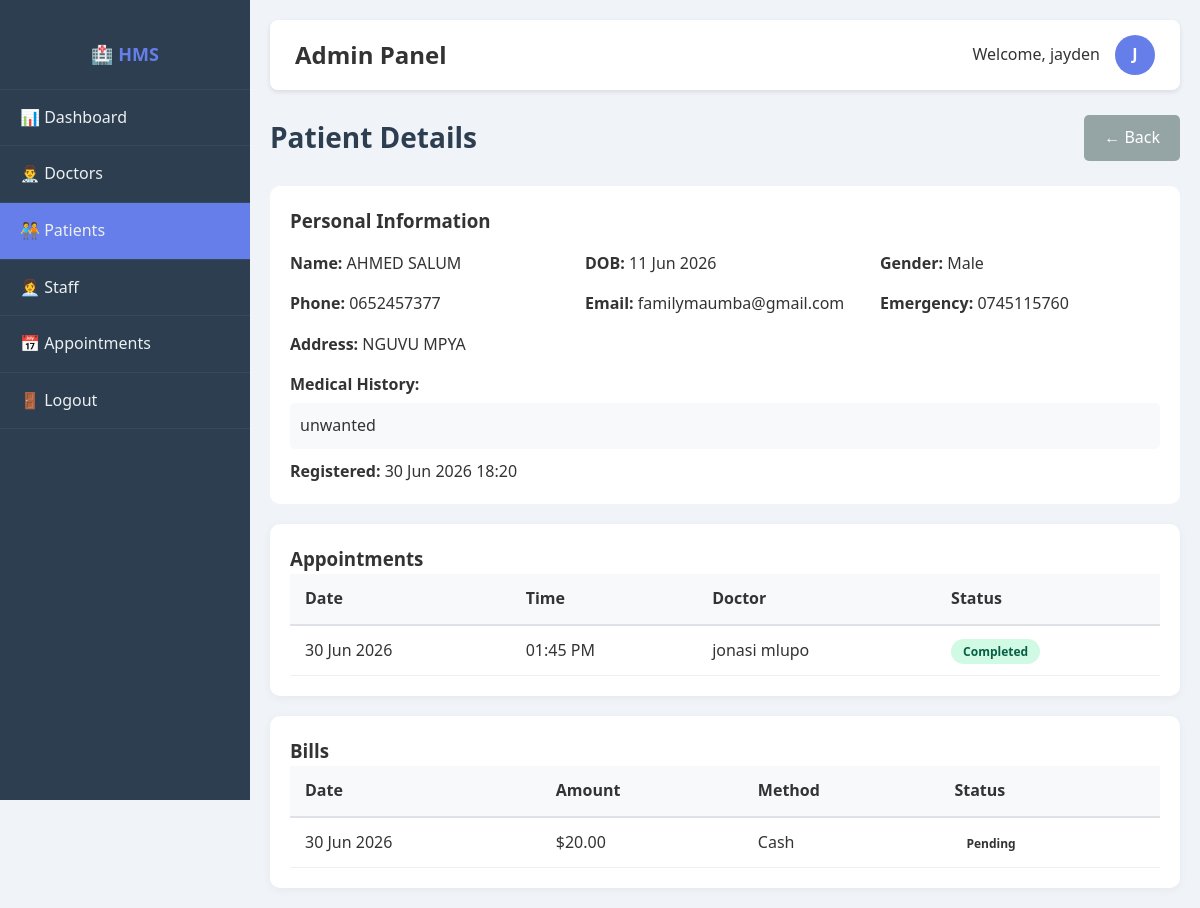
/view_patient.php?id=1 (signed in), run on the app's committed database.
### tables this page shows
CREATE TABLE `patients` (
  `id` int(11) NOT NULL,
  `first_name` varchar(50) NOT NULL,
  `last_name` varchar(50) NOT NULL,
  `date_of_birth` date NOT NULL,
  `gender` enum('Male','Female','Other') NOT NULL,
  `phone` varchar(20) DEFAULT NULL,
  `email` varchar(100) DEFAULT NULL,
  `address` text DEFAULT NULL,
  `emergency_contact` varchar(20) DEFAULT NULL,
  `medical_history` text DEFAULT NULL,
  `registration_date` timestamp NOT NULL DEFAULT current_timestamp()
);

CREATE TABLE `appointments` (
  `id` int(11) NOT NULL,
  `patient_id` int(11) NOT NULL,
  `doctor_id` int(11) NOT NULL,
  `appointment_date` date NOT NULL,
  `appointment_time` time NOT NULL,
  `status` enum('scheduled','completed','cancelled','no-show') DEFAULT 'scheduled',
  `notes` text DEFAULT NULL,
  `created_at` timestamp NOT NULL DEFAULT current_timestamp()
);

CREATE TABLE `users` (
  `id` int(11) NOT NULL,
  `username` varchar(50) NOT NULL,
  `password` varchar(255) NOT NULL,
  `full_name` varchar(100) NOT NULL,
  `email` varchar(100) NOT NULL,
  `phone` varchar(20) DEFAULT NULL,
  `role` enum('admin','doctor','receptionist') NOT NULL,
  `created_at` timestamp NOT NULL DEFAULT current_timestamp()
);

CREATE TABLE `billing` (
  `id` int(11) NOT NULL,
  `patient_id` int(11) NOT NULL,
  `appointment_id` int(11) DEFAULT NULL,
  `amount` decimal(10,2) NOT NULL,
  `payment_status` enum('pending','paid','partially_paid') DEFAULT 'pending',
  `payment_method` enum('cash','card','insurance','other') DEFAULT 'cash',
  `payment_date` timestamp NULL DEFAULT NULL,
  `description` text DEFAULT NULL,
  `created_at` timestamp NOT NULL DEFAULT current_timestamp()
);

### database.php (called while the page is built, shortened)
<?php
function hasRole($role) {
    return isset($_SESSION['role']) && $_SESSION['role'] === $role;
}
?>

### view_patient.php (the view, shortened to what this page needs)
<?php
require_once '../config/database.php';
$patient_id = isset($_GET['id']) ? intval($_GET['id']) : 0;
$stmt = $conn->prepare("SELECT * FROM patients WHERE id = ?");
$stmt->bind_param("i", $patient_id);
$stmt->execute();
$patient = $stmt->get_result()->fetch_assoc();
$appointments = $conn->query("
    SELECT a.*, u.full_name as doctor_name
    FROM appointments a
    JOIN doctors d ON a.doctor_id = d.id
    JOIN users u ON d.user_id = u.id
    WHERE a.patient_id = $patient_id
    ORDER BY a.appointment_date DESC
");
$bills = $conn->query("SELECT * FROM billing WHERE patient_id = $patient_id ORDER BY created_at DESC");
?>
<!DOCTYPE html>
<html lang="en">
<head>
    <link rel="stylesheet" href="../css/style.css">
</head>
<body>
    <div class="dashboard">
        <?php include '../includes/sidebar.php'; ?>
        <div class="main-content">
            <?php include '../includes/topbar.php'; ?>
            <div class="page-header">
                <h1>Patient Details</h1>
                <a href="manage_patients.php" class="btn-secondary" style="text-decoration:none;">← Back</a>
            </div>
            <div style="background:white; padding:20px; border-radius:10px; margin-bottom:20px;">
                <h3>Personal Information</h3>
                <div style="display:grid; grid-template-columns: 1fr 1fr 1fr; gap:15px; margin-top:15px;">
                    <div><strong>Name:</strong> <?php echo htmlspecialchars($patient['first_name'] . ' ' . $patient['last_name']); ?></div>
                    <div><strong>DOB:</strong> <?php echo date('d M Y', strtotime($patient['date_of_birth'])); ?></div>
                    <div><strong>Gender:</strong> <?php echo htmlspecialchars($patient['gender']); ?></div>
                    <div><strong>Phone:</strong> <?php echo htmlspecialchars($patient['phone'] ?? 'N/A'); ?></div>
                    <div><strong>Email:</strong> <?php echo htmlspecialchars($patient['email'] ?? 'N/A'); ?></div>
                    <div><strong>Emergency:</strong> <?php echo htmlspecialchars($patient['emergency_contact'] ?? 'N/A'); ?></div>
                    <div style="grid-column: span 2;"><strong>Address:</strong> <?php echo htmlspecialchars($patient['address'] ?? 'N/A'); ?></div>
                </div>
                <div style="margin-top:15px;">
                    <strong>Medical History:</strong>
                    <p style="background:#f8f9fa; padding:10px; border-radius:5px; margin-top:5px;">
                        <?php echo htmlspecialchars($patient['medical_history'] ?? 'None recorded'); ?>
                    </p>
                </div>
                <div style="margin-top:10px;">
                    <strong>Registered:</strong> <?php echo date('d M Y H:i', strtotime($patient['registration_date'])); ?>
                </div>
            </div>
            <div class="table-container" style="margin-bottom:20px;">
                <h3>Appointments</h3>
                <table>
                    <thead>
                        <tr>
                            <th>Date</th>
                            <th>Time</th>
                            <th>Doctor</th>
                            <th>Status</th>
                        </tr>
                    </thead>
                    <tbody>
                        <?php if ($appointments && $appointments->num_rows > 0): ?>
                            <?php while ($row = $appointments->fetch_assoc()): ?>
                                <tr>
                                    <td><?php echo date('d M Y', strtotime($row['appointment_date'])); ?></td>
                                    <td><?php echo date('h:i A', strtotime($row['appointment_time'])); ?></td>
                                    <td><?php echo htmlspecialchars($row['doctor_name']); ?></td>
                                    <td><span class="status status-<?php echo htmlspecialchars($row['status']); ?>"><?php echo ucfirst(htmlspecialchars($row['status'])); ?></span></td>
                                </tr>
                            <?php endwhile; ?>
                        <?php else: ?>
                            <tr><td colspan="4" class="text-center">No appointments</td></tr>
                        <?php endif; ?>
                    </tbody>
                </table>
            </div>
            <div class="table-container">
                <h3>Bills</h3>
                <table>
                    <thead>
                        <tr>
                            <th>Date</th>
                            <th>Amount</th>
                            <th>Method</th>
                            <th>Status</th>
                        </tr>
                    </thead>
                    <tbody>
                        <?php if ($bills && $bills->num_rows > 0): ?>
                            <?php while ($row = $bills->fetch_assoc()): ?>
                                <tr>
                                    <td><?php echo date('d M Y', strtotime($row['created_at'])); ?></td>
                                    <td>$<?php echo number_format($row['amount'], 2); ?></td>
                                    <td><?php echo ucfirst(htmlspecialchars($row['payment_method'])); ?></td>
                                    <td><span class="status status-<?php echo htmlspecialchars($row['payment_status']); ?>"><?php echo ucfirst(htmlspecialchars($row['payment_status'])); ?></span></td>
                                </tr>
                            <?php endwhile; ?>
                        <?php else: ?>
                            <tr><td colspan="4" class="text-center">No bills</td></tr>
                        <?php endif; ?>
                    </tbody>
                </table>
            </div>
        </div>
    </div>
</body>
</html>

### sidebar.php (shortened to what this page needs)
<aside class="sidebar">
    <div class="logo">
        🏥 <span>HMS</span>
    </div>
    <nav>
        <ul>
            <?php if (hasRole('admin')): ?>
                <li><a href="dashboard.php" class="<?php echo basename($_SERVER['PHP_SELF']) == 'dashboard.php' ? 'active' : ''; ?>">📊 <span>Dashboard</span></a></li>
                <li><a href="manage_doctors.php" class="<?php echo strpos($_SERVER['PHP_SELF'], 'manage_doctors') !== false || strpos($_SERVER['PHP_SELF'], 'edit_doctor') !== false ? 'active' : ''; ?>">👨‍⚕️ <span>Doctors</span></a></li>
                <li><a href="manage_patients.php" class="<?php echo strpos($_SERVER['PHP_SELF'], 'manage_patients') !== false || strpos($_SERVER['PHP_SELF'], 'view_patient') !== false ? 'active' : ''; ?>">🧑‍🤝‍🧑 <span>Patients</span></a></li>
                <li><a href="manage_staff.php" class="<?php echo strpos($_SERVER['PHP_SELF'], 'manage_staff') !== false ? 'active' : ''; ?>">👩‍💼 <span>Staff</span></a></li>
                <li><a href="manage_appointments.php" class="<?php echo strpos($_SERVER['PHP_SELF'], 'manage_appointments') !== false || strpos($_SERVER['PHP_SELF'], 'edit_appointment') !== false ? 'active' : ''; ?>">📅 <span>Appointments</span></a></li>
            <?php endif; ?>
            <li><a href="../logout.php">🚪 <span>Logout</span></a></li>
        </ul>
    </nav>
</aside>

### topbar.php
<?php
$full_name = $_SESSION['full_name'] ?? 'User';
$role = $_SESSION['role'] ?? 'guest';
?>
<div class="top-bar">
    <div>
        <h2><?php echo ucfirst($role); ?> Panel</h2>
    </div>
    <div class="user-info">
        <span>Welcome, <?php echo $full_name; ?></span>
        <div class="avatar">
            <?php echo strtoupper(substr($full_name, 0, 1)); ?>
        </div>
    </div>
</div>

### style.css (style rules this page uses)
* { margin: 0; padding: 0; box-sizing: border-box; }
body { font-family: 'Segoe UI', Tahoma, Geneva, Verdana, sans-serif; background: #f0f4f8; color: #333; line-height: 1.6; }
.btn-secondary { background: #95a5a6; color: white; border: none; padding: 10px 20px; border-radius: 5px; cursor: pointer; }
.dashboard { display: flex; min-height: 100vh; }
.sidebar { width: 250px; background: #2c3e50; color: white; padding: 20px 0; position: fixed; height: 100vh; overflow-y: auto; }
.sidebar .logo { text-align: center; padding: 20px; border-bottom: 1px solid #34495e; font-size: 18px; font-weight: bold; }
.sidebar .logo span { color: #667eea; }
.sidebar nav ul { list-style: none; padding: 0; }
.sidebar nav ul li { border-bottom: 1px solid #34495e; }
.sidebar nav ul li a { display: block; padding: 15px 20px; color: #ecf0f1; text-decoration: none; transition: background 0.3s; }
.sidebar nav ul li a.active { background: #667eea; }
.main-content { margin-left: 250px; padding: 20px; width: 100%; }
.top-bar { background: white; padding: 15px 25px; border-radius: 8px; box-shadow: 0 2px 5px rgba(0,0,0,0.1); display: flex; justify-content: space-between; align-items: center; margin-bottom: 25px; }
.top-bar .user-info { display: flex; align-items: center; gap: 15px; }
.top-bar .user-info .avatar { width: 40px; height: 40px; border-radius: 50%; background: #667eea; display: flex; align-items: center; justify-content: center; color: white; font-weight: bold; }
.table-container { background: white; padding: 20px; border-radius: 10px; box-shadow: 0 2px 10px rgba(0,0,0,0.05); overflow-x: auto; }
table { width: 100%; border-collapse: collapse; }
table th { background: #f8f9fa; padding: 12px 15px; text-align: left; font-weight: 600; border-bottom: 2px solid #dee2e6; }
table td { padding: 12px 15px; border-bottom: 1px solid #ecf0f1; }
.status { padding: 4px 12px; border-radius: 20px; font-size: 12px; font-weight: 600; }
.status-completed { background: #d1fae5; color: #065f46; }
.page-header { display: flex; justify-content: space-between; align-items: center; margin-bottom: 25px; }
.page-header h1 { font-size: 28px; color: #2c3e50; }

### data on the page
patients: first_name+last_name "AHMED SALUM", date_of_birth "11 Jun 2026", gender "Male", phone "0652457377", email "familymaumba@gmail.com", emergency_contact "0745115760", address "NGUVU MPYA", medical_history "unwanted", registration_date "30 Jun 2026 18:20"
appointments: appointment_date "30 Jun 2026", appointment_time "01:45 PM", users.full_name "jonasi mlupo", status "Completed"
billing: created_at "30 Jun 2026", amount "20.00", payment_method "Cash", payment_status "Pending"

### other printed values
$role "Admin"
$full_name "jayden"
substr($full_name, 0, 1) "J"
